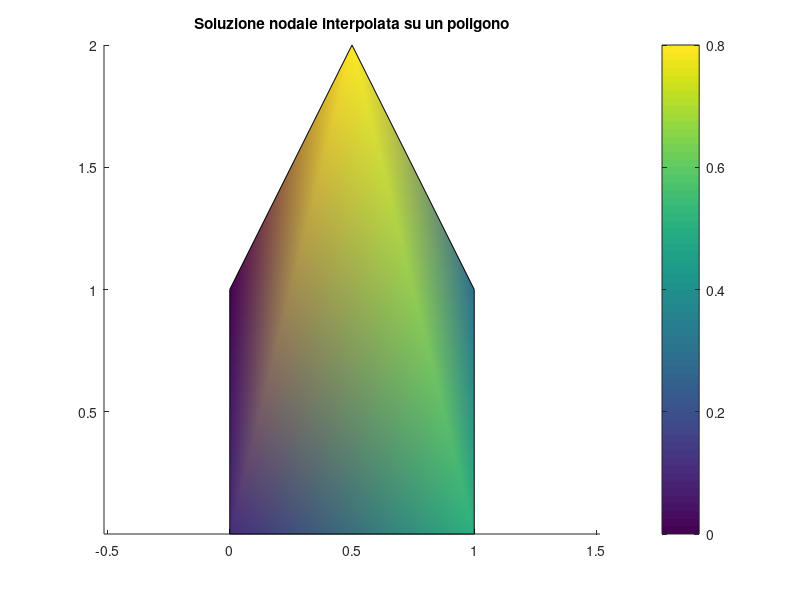

MATLAB code to generate this figure:
% Definire i vertici del poligono (x, y) per ogni elemento
vertices = [0 0; 1 0; 1 1; 0.5 2; 0 1]; % Esempio di quadrilatero
solution_values = [0.1, 0.5, 0.3, 0.8, 0.]; % Valori della soluzione nodale

% Creare un grafico colorato con 'patch'
figure;
patch('Vertices', vertices, 'Faces', [1 2 3 4 5], 'FaceVertexCData', solution_values', ...
      'FaceColor', 'interp', 'EdgeColor', 'k');
colorbar; % Aggiungi una barra dei colori per visualizzare i valori
axis equal;
title('Soluzione nodale interpolata su un poligono');
